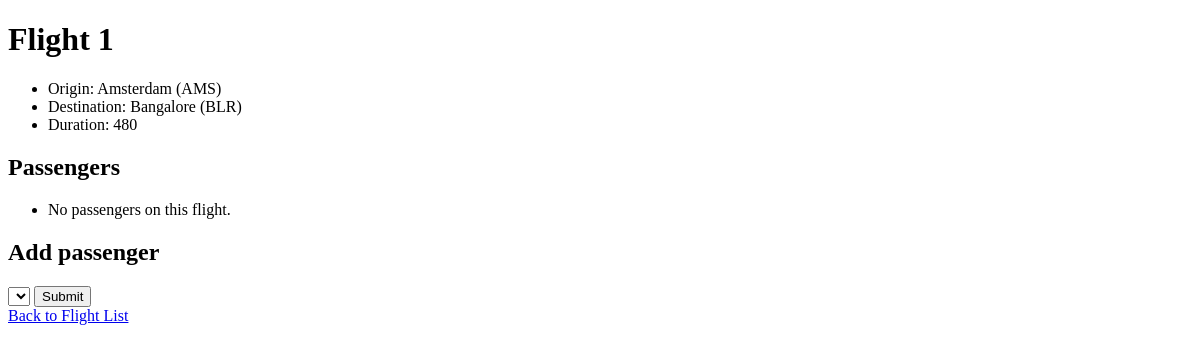
Page /flights/1 on the earlier database version.
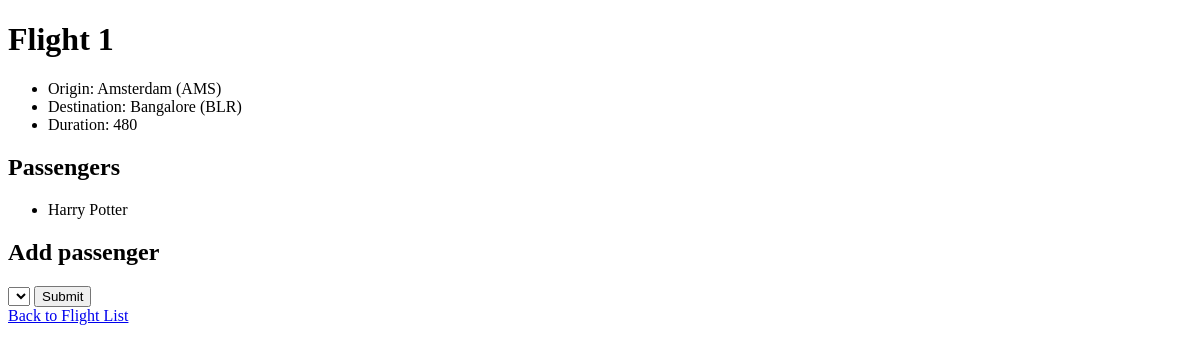
Same page on the later database version.
### flights/models.py (models this page shows)
class Passenger(models.Model):
    first = models.CharField(max_length=64)
    last = models.CharField(max_length=64)
    flights = models.ManyToManyField(Flight, blank=True, related_name="passengers")
    def __str__(self):
        return f"{self.first} {self.last}"

### flights/views.py (the view)
# urls.py: path("<int:flight_id>", views.flight, name="flight"),
def flight(request, flight_id):
    flight = Flight.objects.get(pk=flight_id)
    return render(request, "flights/flight.html", {
        "flight": flight,
        "passengers": flight.passengers.all(),
        "non_passengers": Passenger.objects.exclude(flights=flight).all()
    })

### flights/models.py (called while the page is built)
    def __str__(self):
        return f"{self.city} ({self.code})"

### flights/templates/flights/flight.html (shortened to what this page needs)
{% extends "flights/layout.html" %}
{% block body %}
    <h1> Flight {{ flight.id }}</h1>
    <ul>
        <li>Origin: {{ flight.origin }}</li>
        <li>Destination: {{ flight.destination }}</li>
        <li>Duration: {{ flight.duration }}</li>
    </ul>
    <h2> Passengers </h2>
    <ul>
        {% for passenger in passengers %}
            <li> {{ passenger }} </li>
        {% empty %}
            <li> No passengers on this flight. </li>
        {% endfor %}
    </ul>
    <h2> Add passenger </h2>
    <form action="{% url 'book' flight.id%}" method="post">
        <select name="passenger">
        </select>
        <input type = "submit">
    </form>
    <a href="{% url 'index' %}"> Back to Flight List </a>
{% endblock %}

Differences in the rows shown:
added Passenger: first+last "Harry Potter"
Other differences:
text no longer shown: "No passengers on this flight."
